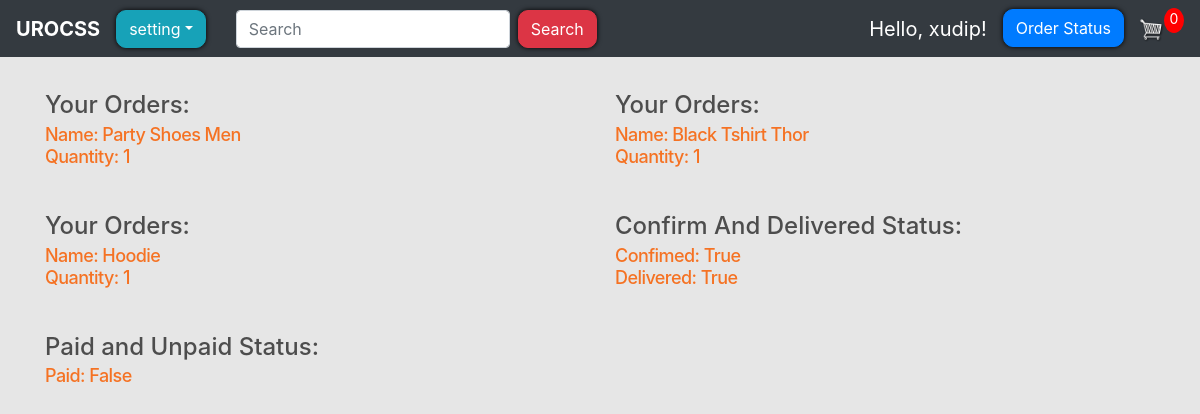
The page /view_order_detail_user/1589534207.360612 (signed in) on the database as committed earlier.
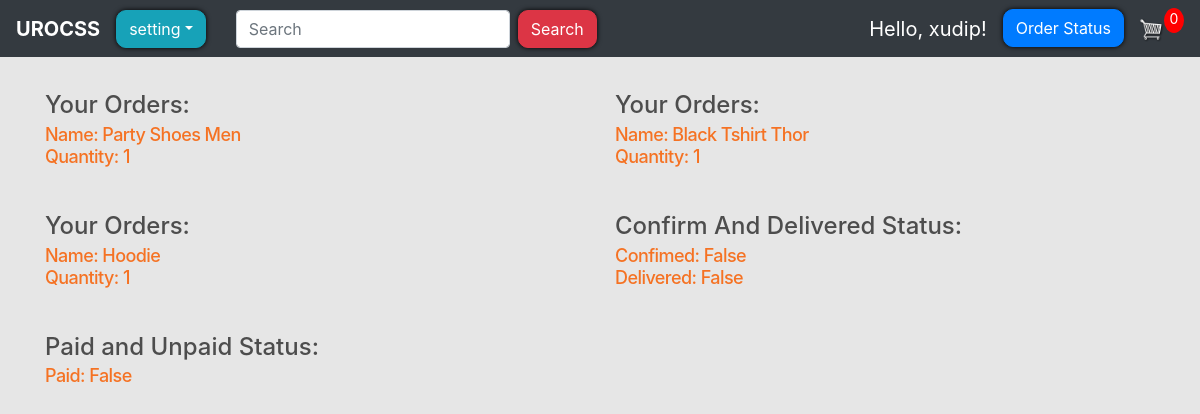
The same page on the database as committed later.
### store/models.py (models this page shows, shortened)
class OrderDeliveryStatus(models.Model):
    order = models.ForeignKey(
        Order, on_delete=models.SET_NULL, blank=True, null=True
    )
    customer = models.ForeignKey(
        User, on_delete=models.SET_NULL, blank=True, null=True
    )
    address = models.CharField(max_length=200, null=True)
    confirmed = models.BooleanField(default=False)
    delivered = models.BooleanField(default=False)

### store/views.py (the view)
@login_required(login_url="login")
def view_order_detail_user(request, id):
    orders = Order.objects.get(transaction_id=id)
    order_items = orders.orderitem_set.all()
    order_delivery_status = orders.orderdeliverystatus_set.all()
    order_payment_status = orders.paymentinfo_set.all()
    if request.user.is_authenticated:
        try:
            order_c = Order.objects.get(customer=request.user, complete=False)
            cartItems = order_c.get_cart_items
        except Exception:
            order = {
                "get_cart_items": 0,
                "get_cart_total": 0,
                "shipping": False,
            }
            cartItems = order["get_cart_items"]
    else:
        order_c = {"get_cart_items": 0, "get_cart_total": 0, "shipping": False}
        cartItems = order_c["get_cart_items"]
    context = {
        "order_items": order_items,
        "order_delivery_statuses": order_delivery_status,
        "order_payment_statuses": order_payment_status,
        "cartItems": cartItems,
    }
    return render(request, "store/order_detail_user.html", context)

### store/models.py (called while the page is built)
    def __str__(self):
        return self.name

### store/templates/store/order_detail_user.html
{% extends 'store/Main.html' %}
{% load static %}
{% block login-logout %}
<div class="collapse navbar-collapse" id="navbarSupportedContent">
    <ul class="navbar-nav mr-auto">
        <li class="nav-item active navbar-brand">
            Hello, {{request.user}}!
        </li>
        <li class=" nav-item active">
            {% if request.user.is_authenticated %}
            <a style='border-radius: 10px; box-shadow: hsl(0, 86%, 0%) 0 0 5px;' href="{% url 'order_status' %}"
                class="btn btn-primary"> Order Status</a>
            {% else %}
            <a style='border-radius: 10px; box-shadow: hsl(0, 86%, 0%) 0 0 5px;' href="{% url 'login' %}"
                class="btn btn-success"> login</a>
            {% endif %}
        </li>
    </ul>
</div>
{% endblock login-logout %}
{% block content %}
<div class="row">
    {% for order_item in order_items %}
    <div class=" col-lg-6 margin-adder">
        <h4>Your Orders:</h4>
        <div class="box-element-order product" id="each_order">
            <h6 class="price">Name: {{order_item.product}}</h6>
            <h6 class="price">Quantity: {{order_item.quantity}}</h6>
        </div>
    </div>
    {% endfor %}
    {% for order_delivery_status in order_delivery_statuses %}
    <div class=" col-lg-6 margin-adder">
        <h4>Confirm And Delivered Status:</h4>
        <div class="box-element-order product" id="each_order">
            <h6 class="price">Confimed: {{order_delivery_status.confirmed}}</h6>
            <h6 class="price">Delivered: {{order_delivery_status.delivered}}</h6>
        </div>
    </div>
    {% endfor %}
    {% for order_payment_status in order_payment_statuses %}
    <div class=" col-lg-6 margin-adder">
        <h4>Paid and Unpaid Status:</h4>
        <div class="box-element-order product" id="each_order">
            <h6 class="price">Paid: {{order_payment_status.paid}}</h6>
        </div>
    </div>
    {% endfor %}
</div>
{% endblock %}

Rows that differ between the two databases and show on the page:
changed OrderDeliveryStatus: confirmed "True" → "False"; delivered "True" → "False"
